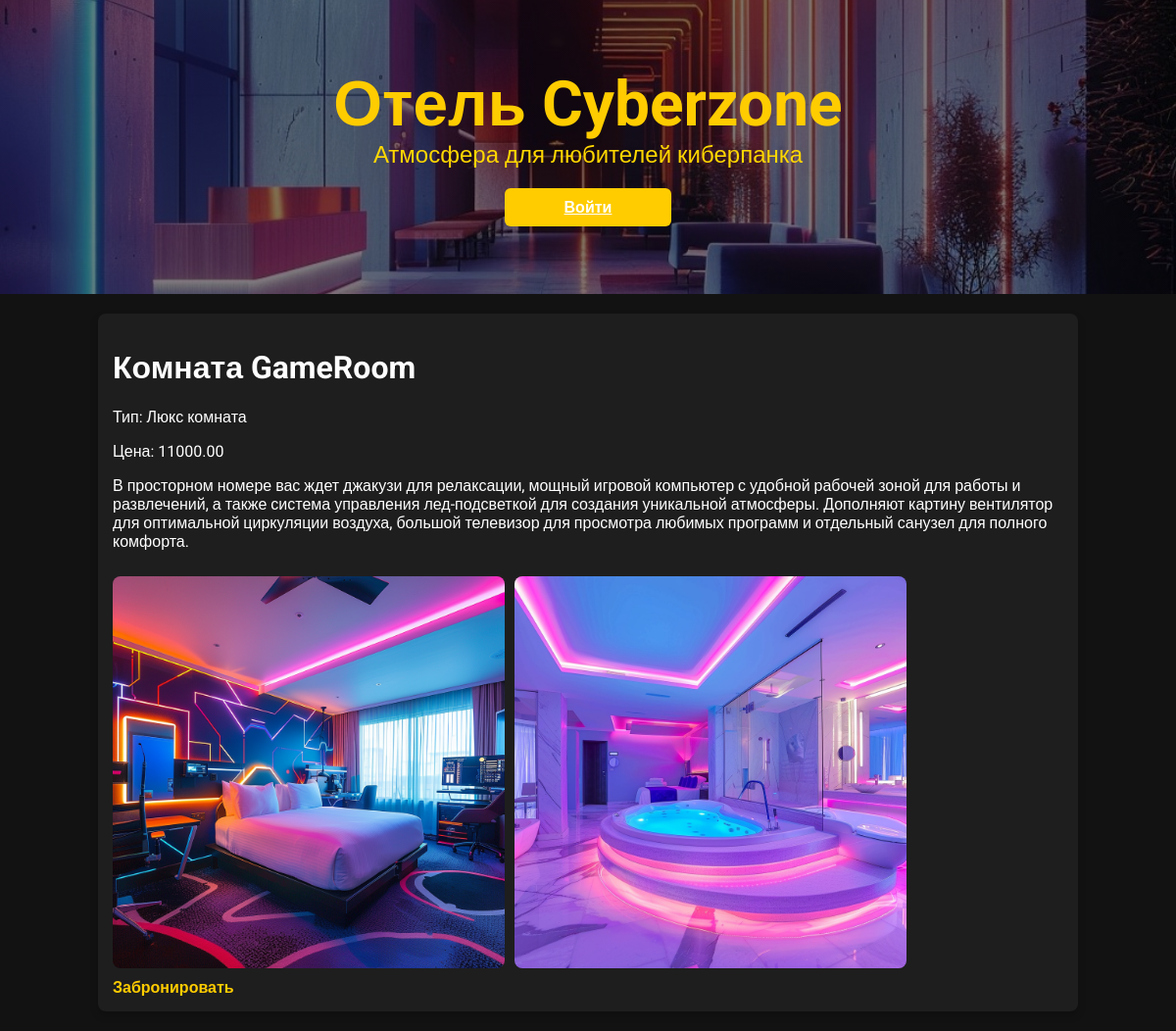
The page /room_detail/11/ on the database its author committed.
### Cyber_zone_hotel/models.py (models this page shows, shortened)
class Room(models.Model):
    STATUS_CHOICES = [('available', 'Доступен'), ('occupied', 'Занят'), ('maintenance', 'На обслуживании')]
    ROOM_TYPE_CHOICES = [('double_room', 'Двухместный номер'), ('lux_room', 'Люкс комната'), ('single_room', 'Одноместный номер')]
    room_title = models.CharField(max_length=50)
    room_type = models.CharField(max_length=25, choices=ROOM_TYPE_CHOICES, default='single_room')
    price_per_night = models.DecimalField(decimal_places=2, max_digits=8)
    description = models.TextField(max_length=1000)
    image_main = models.ImageField(upload_to="room_images/")
    image_bathroom = models.ImageField(upload_to="room_images/", blank=True, null=True)
    status = models.CharField(max_length=20, choices=STATUS_CHOICES, default='available')

### Cyber_zone_hotel/views.py (the view)
# urls.py: path("room_detail/<int:id>/", room_detail, name="room_detail"),
def room_detail(request, id):
    room = get_object_or_404(Room, id=id)
    return render(request, "room_detail.html", {"room":room})

### Cyber_zone_hotel/templates/room_detail.html (shortened to what this page needs)
{% extends "base.html" %}
{% block content %}
    <div class="container">
        <div class="room-item">
            <h1>Комната {{ room.room_title }}</h1>
            <p>Тип: {{ room.get_room_type_display }}</p>
            <p>Цена: {{ room.price_per_night }}</p>
            <p>{{ room.description }}</p>
            <div class="room-images-container">
                {% if room.image_main %}
                    <img src="{{ room.image_main.url }}" alt="Изображение комнаты" class="room-image-detail">
                {% endif %}
                {% if room.image_bathroom %}
                    <img src="{{ room.image_bathroom.url }}" alt="Изображение ванной" class="room-image-detail">
                {% endif %}
            </div>
            <a href="{% url 'book_room' room.id %}" class="room-item__link">Забронировать</a>
        </div>
    </div>
{% endblock %}

### static/styles.css (style rules this page uses)
body { font-family: 'Roboto', sans-serif; margin: 0; background-color: #121212; color: #ffffff; }
.container { padding: 20px; max-width: 1000px; margin: 0 auto; }
.room-item { background-color: #1e1e1e; padding: 15px; border-radius: 8px; box-shadow: 0 4px 8px rgba(0, 0, 0, 0.2); transition: transform 0.3s; }
.room-item p { color: #ffffff; }
.room-item a { text-decoration: none; color: #ffcc00; font-weight: bold; transition: color 0.3s; }
.room-item__link { text-decoration: none; color: #ffcc00; font-weight: bold; transition: color 0.3s; }
.room-images-container { display: flex; flex-wrap: nowrap; overflow-x: auto; gap: 10px; padding: 10px 0; justify-content: start; }
.room-image-detail { flex: 0 0 auto; width: 50%; max-width: 400px; height: auto; object-fit: cover; border-radius: 8px; }

### rows shown on the page
Room: room_title "GameRoom", room_type "Люкс комната", price_per_night "11000.00", description "В просторном номере вас ждет джакузи для релаксации, мощный игровой компьютер с удобной рабочей зоной для работы и развлечений, а также система управления лед-подсветкой для создания уникальной атмосферы. Дополняют картину вентилятор для оптимальной циркуляции воздуха, большой телевизор для просмотра любимых программ и отдельный санузел для полного комфорта.", image_main (picture), image_bathroom (picture)
